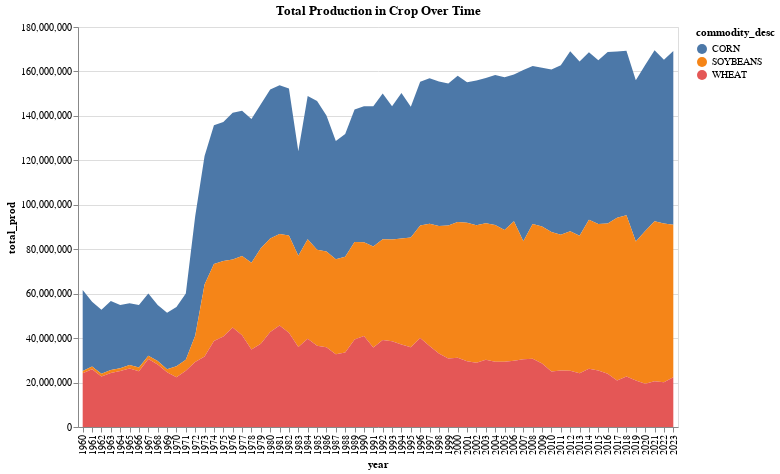

Write notebook code for a chart like this one.
### Markdown cell above
## Total Land Usage

### Code cell
db_name = 'field_crops.db'
table = 'midwest_area_planted_cleaned'

query = f"""
Select 
    commodity_desc,
    year, 
    sum(value) as total_prod
from {table} 
where short_desc != 'CORN, SILAGE - PRODUCTION, MEASURED IN TONS'
group by 
    commodity_desc, year
"""

conn = sqlite3.connect(db_name) 
result = pd.read_sql(query, conn)

# Create the Altair line chart
chart = alt.Chart(result).mark_area().encode(
    x='year:O',  # Treat 'year' as an ordinal value (categorical)
    y='total_prod:Q',
    color='commodity_desc:N'        
    ).properties(
        title='Total Production in Crop Over Time',
        width=600,
        height=400
    )
chart

### Figure 1 — Vega-Lite specification as saved in the notebook (floating-point values rounded to 4 significant figures; data arrays with more than 128 entries replaced by an {"elided": "..."} marker saying what was removed)
{"config": {"view": {"continuousWidth": 300, "continuousHeight": 300}}, "data": {"name": "data-3977b4a04492b8831207434d54ad7aff"}, "mark": {"type": "area"}, "encoding": {"color": {"field": "commodity_desc", "type": "nominal"}, "x": {"field": "year", "type": "ordinal"}, "y": {"field": "total_prod", "type": "quantitative"}}, "height": 400, "title": "Total Production in Crop Over Time", "width": 600, "$schema": "https://vega.github.io/schema/vega-lite/v5.20.1.json", "datasets": {"data-3977b4a04492b8831207434d54ad7aff": {"elided": "192 records"}}}
